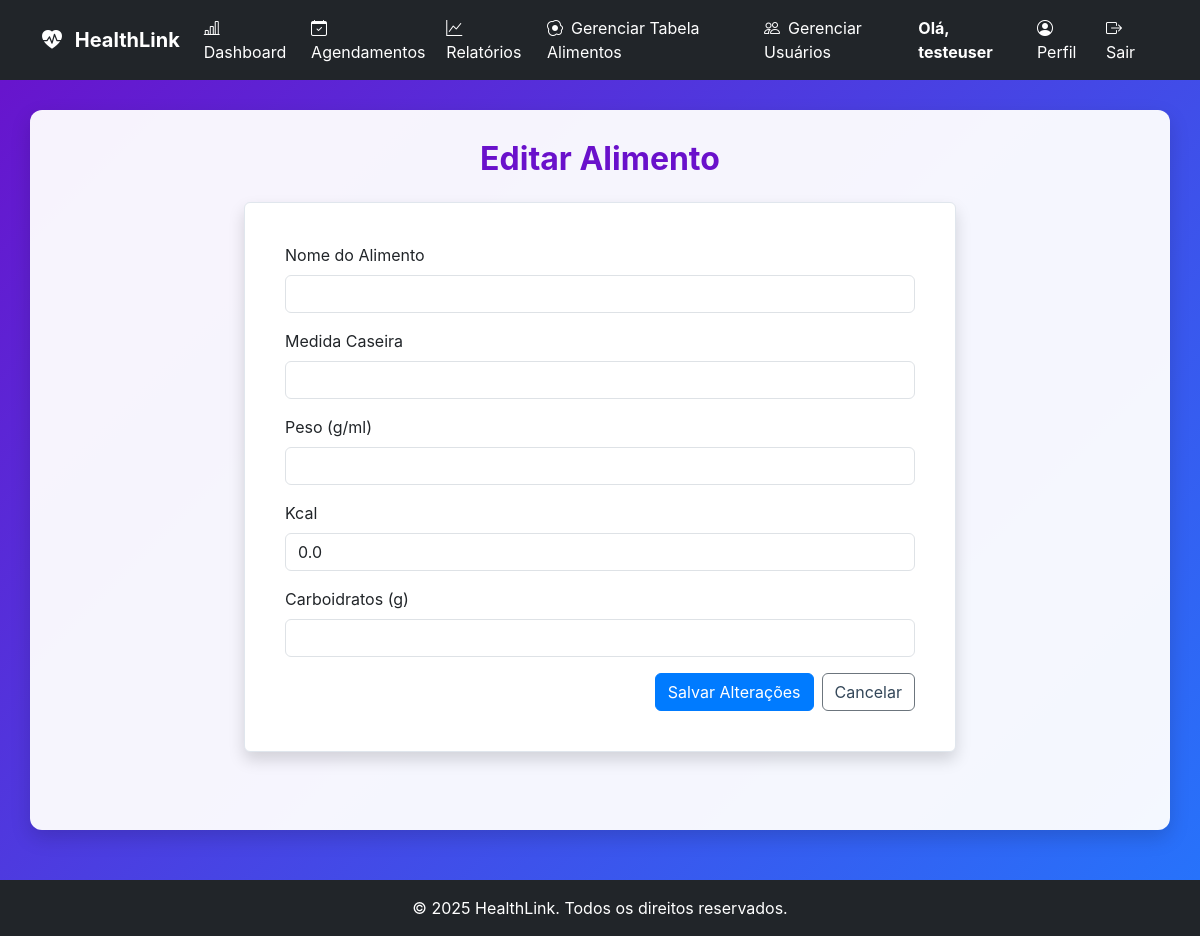
The app's page /editar_alimento/1 (signed in), older data.
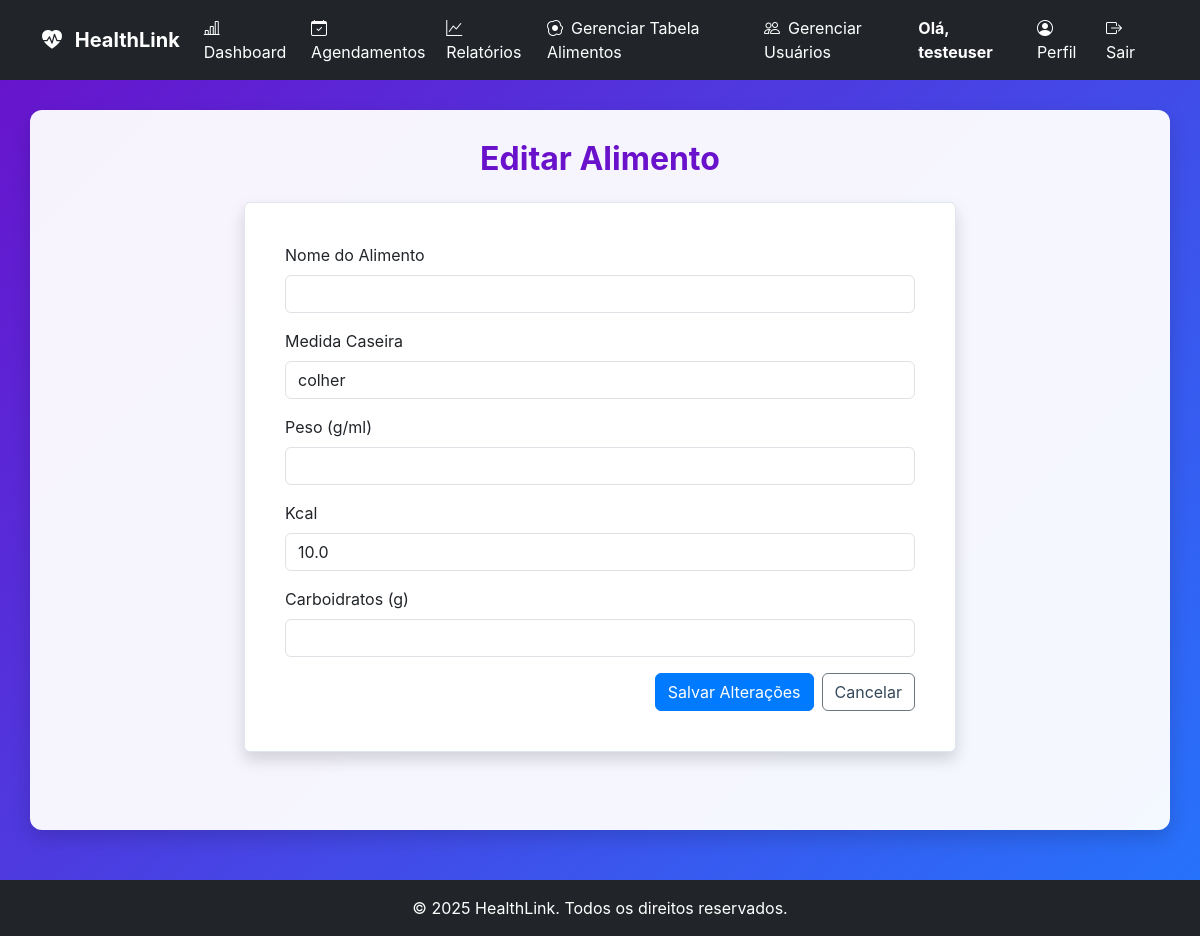
The same page, newer data.
### tables this page shows
CREATE TABLE alimentos (
            id INTEGER PRIMARY KEY,
            alimento TEXT UNIQUE NOT NULL,
            medida_caseira TEXT,
            peso REAL,
            kcal REAL,
            carbs REAL
        );

### app.py (the view)
@app.route('/editar_alimento/<int:id>', methods=['GET', 'POST'])
@admin_only # Garante que apenas Admin ou Gestão possa editar
def editar_alimento(id):
    form = AlimentoForm()
    alimento = db_manager.carregar_alimento_por_id(id)
    if not alimento:
        flash('Alimento não encontrado.', 'danger')
        return redirect(url_for('alimentos'))
    if form.validate_on_submit():
        try:
            dados_atualizados = {
                'id': id,
                'alimento': form.nome.data,
                'medida_caseira': form.medida_caseira.data,
                'peso': form.peso_g.data,
                'kcal': form.kcal.data,
                'carbs': form.carbs_100g.data
            }
            if db_manager.atualizar_alimento(dados_atualizados):
                flash('Alimento atualizado com sucesso!', 'success')
                return redirect(url_for('alimentos'))
            else:
                flash('Erro ao atualizar o alimento no banco de dados.', 'danger')
        except Exception as e:
            print(f"Erro ao salvar: {e}")
            flash('Erro ao processar os dados do formulário.', 'danger')
    elif request.method == 'GET':
        form.nome.data = alimento['alimento']
        form.medida_caseira.data = alimento['medida_caseira']
        form.peso_g.data = alimento['peso']
        form.kcal.data = alimento['kcal']
        form.carbs_100g.data = alimento['carbs']
    return render_template('editar_alimento.html', alimento=alimento, form=form)

### app.py
class AlimentoForm(FlaskForm):
    nome = StringField('Alimento', validators=[DataRequired()])
    medida_caseira = StringField('Medida Caseira', validators=[DataRequired()])
    peso_g = FloatField('Peso (g) por porção', validators=[DataRequired(), NumberRange(min=0.1)])
    kcal = FloatField('Kcal por porção', validators=[DataRequired(), NumberRange(min=0)])
    carbs_100g = FloatField('Carboidratos (g) por porção', validators=[DataRequired(), NumberRange(min=0)])
    submit = SubmitField('Salvar Alterações')

### app.py (called while the page is built)
def admin_only(f):
    @wraps(f)
    @login_required # Garante que o usuário esteja logado
    def decorated_function(*args, **kwargs):
        if not current_user.is_admin:
            flash('Acesso negado. Apenas administradores do sistema podem acessar esta função.', 'danger')
            return redirect(url_for('dashboard'))
        return f(*args, **kwargs)
    return decorated_function

@app.context_processor
def inject_now():
    return {'now': datetime.now}

### database_manager.py (called while the page is built)
    def get_db_connection(self):
        conn = sqlite3.connect(self.db_path)
        conn.execute("PRAGMA foreign_keys = ON;")
        conn.row_factory = sqlite3.Row
        return conn

### templates/editar_alimento.html (shortened to what this page needs)
{% extends 'base.html' %}
{% block content %}
<div class="row justify-content-center">
    <div class="col-lg-8 col-md-10">
        <h2 class="text-center fw-bold mb-4">Editar Alimento</h2>
        <div class="card shadow p-4 mb-5 bg-white rounded">
            <div class="card-body">
                <form action="{{ url_for('editar_alimento', id=alimento['id']) }}" method="post" novalidate>
                    <div class="mb-3">
                        <label for="alimento_input" class="form-label">Nome do Alimento</label>
                        <input type="text" class="form-control" id="alimento_input" name="nome"
                            value="{{ alimento.nome }}" required>
                    </div>
                    <div class="mb-3">
                        <label for="medida_caseira_input" class="form-label">Medida Caseira</label>
                        <input type="text" class="form-control" id="medida_caseira_input" name="medida_caseira"
                            value="{{ alimento.medida_caseira }}" required>
                    </div>
                    <div class="mb-3">
                        <label for="peso_input" class="form-label">Peso (g/ml)</label>
                        <input type="number" step="0.01" class="form-control" id="peso_input" name="peso_g"
                            value="{{ alimento.peso_g }}" required>
                    </div>
                    <div class="mb-3">
                        <label for="kcal_input" class="form-label">Kcal</label>
                        <input type="number" step="0.01" class="form-control" id="kcal_input" name="kcal"
                            value="{{ alimento.kcal }}" required>
                    </div>
                    <div class="mb-3">
                        <label for="carbs_input" class="form-label">Carboidratos (g)</label>
                        <input type="number" step="0.01" class="form-control" id="carbs_input" name="carbs_100g"
                            value="{{ alimento.carbs_100g }}" required>
                    </div>
                    <div class="d-grid gap-2 d-md-flex justify-content-md-end">
                        <button type="submit" class="btn btn-primary">Salvar Alterações</button>
                        <a href="{{ url_for('alimentos') }}" class="btn btn-secondary">Cancelar</a>
                    </div>
                </form>
            </div>
        </div>
    </div>
</div>
{% endblock %}

Row changes from the older to the newer data that the page shows:
changed alimentos: medida_caseira (not shown) → "colher"; kcal "0.0" → "10.0"
